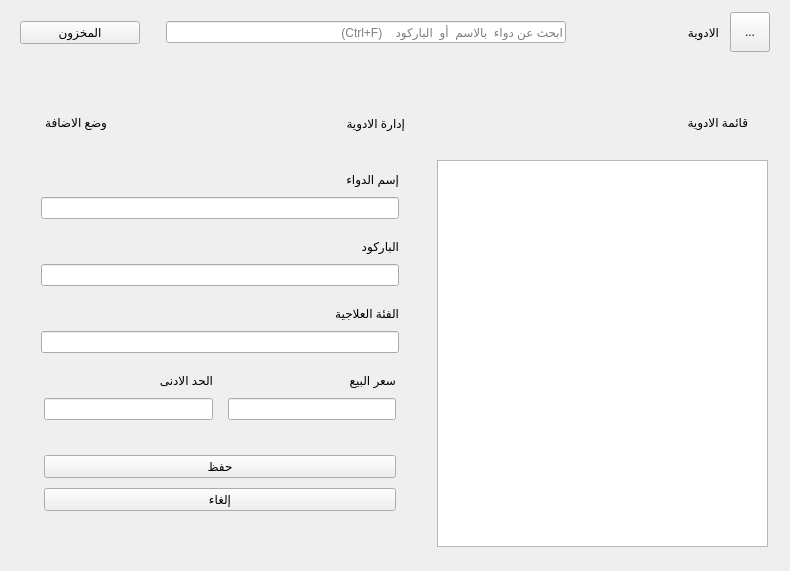
      <widget class="QWidget" name="medicines">
       <layout class="QVBoxLayout" name="verticalLayout_4">
        <property name="spacing">
         <number>0</number>
        </property>
        <property name="leftMargin">
         <number>0</number>
        </property>
        <property name="topMargin">
         <number>0</number>
        </property>
        <property name="rightMargin">
         <number>0</number>
        </property>
        <property name="bottomMargin">
         <number>0</number>
        </property>
        <item>
         <widget class="QWidget" name="navmed" native="true">
          <property name="minimumSize">
           <size>
            <width>0</width>
            <height>65</height>
           </size>
          </property>
          <property name="maximumSize">
           <size>
            <width>16777215</width>
            <height>65</height>
           </size>
          </property>
          <layout class="QHBoxLayout" name="horizontalLayout_8">
           <property name="leftMargin">
            <number>20</number>
           </property>
           <property name="rightMargin">
            <number>20</number>
           </property>
           <item>
            <widget class="QPushButton" name="btnmidadd">
             <property name="minimumSize">
              <size>
               <width>120</width>
               <height>0</height>
              </size>
             </property>
             <property name="maximumSize">
              <size>
               <width>120</width>
               <height>16777215</height>
              </size>
             </property>
             <property name="layoutDirection">
              <enum>Qt::LayoutDirection::RightToLeft</enum>
             </property>
             <property name="text">
              <string>المخزون</string>
             </property>
             <property name="icon">
              <iconset>
               <normaloff>icons/plus.svg</normaloff>icons/plus.svg</iconset>
             </property>
             <property name="shortcut">
              <string>F8</string>
             </property>
             <property name="checkable">
              <bool>true</bool>
             </property>
            </widget>
           </item>
           <item>
            <spacer name="horizontalSpacer_19">
             <property name="orientation">
              <enum>Qt::Orientation::Horizontal</enum>
             </property>
             <property name="sizeType">
              <enum>QSizePolicy::Policy::Fixed</enum>
             </property>
             <property name="sizeHint" stdset="0">
              <size>
               <width>20</width>
               <height>20</height>
              </size>
             </property>
            </spacer>
           </item>
           <item>
            <widget class="QLineEdit" name="midsearch">
             <property name="minimumSize">
              <size>
               <width>400</width>
               <height>0</height>
              </size>
             </property>
             <property name="maximumSize">
              <size>
               <width>400</width>
               <height>16777215</height>
              </size>
             </property>
             <property name="layoutDirection">
              <enum>Qt::LayoutDirection::LeftToRight</enum>
             </property>
             <property name="inputMask">
              <string/>
             </property>
             <property name="cursorPosition">
              <number>0</number>
             </property>
             <property name="alignment">
              <set>Qt::AlignmentFlag::AlignLeading|Qt::AlignmentFlag::AlignLeft|Qt::AlignmentFlag::AlignVCenter</set>
             </property>
             <property name="placeholderText">
              <string>ابحث عن دواء  بالاسم  أو  الباركود    (Ctrl+F)</string>
             </property>
            </widget>
           </item>
           <item>
            <spacer name="horizontalSpacer">
             <property name="orientation">
              <enum>Qt::Orientation::Horizontal</enum>
             </property>
             <property name="sizeHint" stdset="0">
              <size>
               <width>40</width>
               <height>20</height>
              </size>
             </property>
            </spacer>
           </item>
           <item>
            <widget class="QLabel" name="lblmid">
             <property name="text">
              <string>الادوية</string>
             </property>
            </widget>
           </item>
           <item>
            <spacer name="horizontalSpacer_3">
             <property name="orientation">
              <enum>Qt::Orientation::Horizontal</enum>
             </property>
             <property name="sizeType">
              <enum>QSizePolicy::Policy::Fixed</enum>
             </property>
             <property name="sizeHint" stdset="0">
              <size>
               <width>5</width>
               <height>20</height>
              </size>
             </property>
            </spacer>
           </item>
           <item>
            <widget class="QToolButton" name="midicon">
             <property name="minimumSize">
              <size>
               <width>40</width>
               <height>40</height>
              </size>
             </property>
             <property name="maximumSize">
              <size>
               <width>40</width>
               <height>40</height>
              </size>
             </property>
             <property name="text">
              <string>...</string>
             </property>
             <property name="icon">
              <iconset>
               <normaloff>icons/pill2.svg</normaloff>icons/pill2.svg</iconset>
             </property>
             <property name="iconSize">
              <size>
               <width>22</width>
               <height>22</height>
              </size>
             </property>
            </widget>
           </item>
          </layout>
         </widget>
        </item>
        <item>
         <widget class="QWidget" name="widget_6" native="true">
          <layout class="QHBoxLayout" name="horizontalLayout_6">
           <property name="spacing">
            <number>15</number>
           </property>
           <property name="leftMargin">
            <number>20</number>
           </property>
           <property name="topMargin">
            <number>20</number>
           </property>
           <property name="rightMargin">
            <number>20</number>
           </property>
           <property name="bottomMargin">
            <number>20</number>
           </property>
           <item>
            <widget class="QWidget" name="midform" native="true">
             <property name="minimumSize">
              <size>
               <width>400</width>
               <height>0</height>
              </size>
             </property>
             <property name="maximumSize">
              <size>
               <width>400</width>
               <height>16777215</height>
              </size>
             </property>
             <layout class="QVBoxLayout" name="verticalLayout_8">
              <property name="spacing">
               <number>6</number>
              </property>
              <property name="leftMargin">
               <number>15</number>
              </property>
              <property name="topMargin">
               <number>6</number>
              </property>
              <property name="rightMargin">
               <number>15</number>
              </property>
              <property name="bottomMargin">
               <number>0</number>
              </property>
              <item>
               <widget class="QWidget" name="midlbl" native="true">
                <property name="minimumSize">
                 <size>
                  <width>0</width>
                  <height>65</height>
                 </size>
                </property>
                <property name="maximumSize">
                 <size>
                  <width>16777215</width>
                  <height>65</height>
                 </size>
                </property>
                <layout class="QHBoxLayout" name="horizontalLayout_10">
                 <property name="rightMargin">
                  <number>0</number>
                 </property>
                 <property name="bottomMargin">
                  <number>10</number>
                 </property>
                 <item>
                  <widget class="QLabel" name="midmode">
                   <property name="sizePolicy">
                    <sizepolicy hsizetype="Preferred" vsizetype="Fixed">
                     <horstretch>0</horstretch>
                     <verstretch>0</verstretch>
                    </sizepolicy>
                   </property>
                   <property name="text">
                    <string>وضع الاضافة</string>
                   </property>
                  </widget>
                 </item>
                 <item>
                  <spacer name="horizontalSpacer_14">
                   <property name="orientation">
                    <enum>Qt::Orientation::Horizontal</enum>
                   </property>
                   <property name="sizeHint" stdset="0">
                    <size>
                     <width>254</width>
                     <height>20</height>
                    </size>
                   </property>
                  </spacer>
                 </item>
                 <item>
                  <widget class="QLabel" name="midlblform">
                   <property name="text">
                    <string>إدارة الادوية</string>
                   </property>
                  </widget>
                 </item>
                </layout>
               </widget>
              </item>
              <item>
               <widget class="QWidget" name="widget_10" native="true">
                <property name="layoutDirection">
                 <enum>Qt::LayoutDirection::LeftToRight</enum>
                </property>
                <layout class="QVBoxLayout" name="verticalLayout_9">
                 <property name="spacing">
                  <number>10</number>
                 </property>
                 <property name="leftMargin">
                  <number>0</number>
                 </property>
                 <property name="topMargin">
                  <number>0</number>
                 </property>
                 <property name="rightMargin">
                  <number>0</number>
                 </property>
                 <property name="bottomMargin">
                  <number>17</number>
                 </property>
                 <item>
                  <widget class="QWidget" name="widget_9" native="true">
                   <property name="layoutDirection">
                    <enum>Qt::LayoutDirection::LeftToRight</enum>
                   </property>
                   <layout class="QVBoxLayout" name="verticalLayout_10">
                    <property name="spacing">
                     <number>10</number>
                    </property>
                    <property name="leftMargin">
                     <number>6</number>
                    </property>
                    <property name="topMargin">
                     <number>10</number>
                    </property>
                    <property name="rightMargin">
                     <number>6</number>
                    </property>
                    <property name="bottomMargin">
                     <number>0</number>
                    </property>
                    <item>
                     <widget class="QLabel" name="midlblname">
                      <property name="layoutDirection">
                       <enum>Qt::LayoutDirection::RightToLeft</enum>
                      </property>
                      <property name="text">
                       <string>إسم الدواء</string>
                      </property>
                     </widget>
                    </item>
                    <item>
                     <widget class="QLineEdit" name="name"/>
                    </item>
                   </layout>
                  </widget>
                 </item>
                 <item>
                  <widget class="QWidget" name="widget_11" native="true">
                   <layout class="QVBoxLayout" name="verticalLayout_11">
                    <property name="spacing">
                     <number>10</number>
                    </property>
                    <property name="leftMargin">
                     <number>6</number>
                    </property>
                    <property name="topMargin">
                     <number>10</number>
                    </property>
                    <property name="rightMargin">
                     <number>6</number>
                    </property>
                    <property name="bottomMargin">
                     <number>0</number>
                    </property>
                    <item>
                     <widget class="QLabel" name="midlblbarcode">
                      <property name="text">
                       <string>الباركود</string>
                      </property>
                     </widget>
                    </item>
                    <item>
                     <widget class="QLineEdit" name="barcode"/>
                    </item>
                   </layout>
                  </widget>
                 </item>
                 <item>
                  <widget class="QWidget" name="widget_12" native="true">
                   <layout class="QVBoxLayout" name="verticalLayout_12">
                    <property name="spacing">
                     <number>10</number>
                    </property>
                    <property name="leftMargin">
                     <number>6</number>
                    </property>
                    <property name="topMargin">
                     <number>10</number>
                    </property>
                    <property name="rightMargin">
                     <number>6</number>
                    </property>
                    <property name="bottomMargin">
                     <number>0</number>
                    </property>
                    <item>
                     <widget class="QLabel" name="midlblcategory">
                      <property name="text">
                       <string>الفئة العلاجية</string>
                      </property>
                     </widget>
                    </item>
                    <item>
                     <widget class="QLineEdit" name="category"/>
                    </item>
                   </layout>
                  </widget>
                 </item>
                 <item>
                  <widget class="QWidget" name="widget_13" native="true">
                   <layout class="QHBoxLayout" name="horizontalLayout_46">
                    <property name="spacing">
                     <number>15</number>
                    </property>
                    <property name="topMargin">
                     <number>10</number>
                    </property>
                    <property name="bottomMargin">
                     <number>0</number>
                    </property>
                    <item>
                     <widget class="QWidget" name="widget_33" native="true">
                      <layout class="QVBoxLayout" name="verticalLayout_33">
                       <property name="spacing">
                        <number>10</number>
                       </property>
                       <property name="leftMargin">
                        <number>0</number>
                       </property>
                       <property name="topMargin">
                        <number>0</number>
                       </property>
                       <property name="rightMargin">
                        <number>0</number>
                       </property>
                       <property name="bottomMargin">
                        <number>0</number>
                       </property>
                       <item>
                        <widget class="QLabel" name="midlblmin_quantity">
                         <property name="text">
                          <string>الحد الادنى</string>
                         </property>
                        </widget>
                       </item>
                       <item>
                        <widget class="QLineEdit" name="min_quantity"/>
                       </item>
                      </layout>
                     </widget>
                    </item>
                    <item>
                     <widget class="QWidget" name="widget_28" native="true">
                      <layout class="QVBoxLayout" name="verticalLayout_13">
                       <property name="spacing">
                        <number>10</number>
                       </property>
                       <property name="leftMargin">
                        <number>0</number>
                       </property>
                       <property name="topMargin">
                        <number>0</number>
                       </property>
                       <property name="rightMargin">
                        <number>0</number>
                       </property>
                       <property name="bottomMargin">
                        <number>0</number>
                       </property>
                       <item>
                        <widget class="QLabel" name="midlblsale_price">
                         <property name="text">
                          <string>سعر البيع</string>
                         </property>
                        </widget>
                       </item>
                       <item>
                        <widget class="QLineEdit" name="sale_price"/>
                       </item>
                      </layout>
                     </widget>
                    </item>
                   </layout>
                  </widget>
                 </item>
                </layout>
               </widget>
              </item>
              <item>
               <widget class="QWidget" name="widget_14" native="true">
                <layout class="QVBoxLayout" name="verticalLayout_14">
                 <property name="spacing">
                  <number>10</number>
                 </property>
                 <property name="topMargin">
                  <number>12</number>
                 </property>
                 <property name="bottomMargin">
                  <number>0</number>
                 </property>
                 <item>
                  <widget class="QPushButton" name="midsave">
                   <property name="text">
                    <string>حفظ</string>
                   </property>
                  </widget>
                 </item>
                 <item>
                  <widget class="QPushButton" name="midcancel">
                   <property name="text">
                    <string>إلغاء</string>
                   </property>
                  </widget>
                 </item>
                 <item>
                  <spacer name="verticalSpacer_4">
                   <property name="orientation">
                    <enum>Qt::Orientation::Vertical</enum>
                   </property>
                   <property name="sizeHint" stdset="0">
                    <size>
                     <width>20</width>
                     <height>40</height>
                    </size>
                   </property>
                  </spacer>
                 </item>
                </layout>
               </widget>
              </item>
             </layout>
            </widget>
           </item>
           <item>
            <widget class="QStackedWidget" name="stackedWidget_2">
             <widget class="QWidget" name="midbacktable">
              <layout class="QVBoxLayout" name="verticalLayout_7">
               <property name="spacing">
                <number>0</number>
               </property>
               <property name="leftMargin">
                <number>2</number>
               </property>
               <property name="topMargin">
                <number>0</number>
               </property>
               <property name="rightMargin">
                <number>2</number>
               </property>
               <property name="bottomMargin">
                <number>4</number>
               </property>
               <item>
                <widget class="QWidget" name="widget_8" native="true">
                 <property name="minimumSize">
                  <size>
                   <width>0</width>
                   <height>75</height>
                  </size>
                 </property>
                 <property name="maximumSize">
                  <size>
                   <width>16777215</width>
                   <height>75</height>
                  </size>
                 </property>
                 <layout class="QHBoxLayout" name="horizontalLayout_7">
                  <property name="spacing">
                   <number>0</number>
                  </property>
                  <property name="leftMargin">
                   <number>0</number>
                  </property>
                  <property name="topMargin">
                   <number>0</number>
                  </property>
                  <property name="rightMargin">
                   <number>20</number>
                  </property>
                  <property name="bottomMargin">
                   <number>0</number>
                  </property>
                  <item>
                   <spacer name="horizontalSpacer_5">
                    <property name="orientation">
                     <enum>Qt::Orientation::Horizontal</enum>
                    </property>
                    <property name="sizeHint" stdset="0">
                     <size>
                      <width>249</width>
                      <height>20</height>
                     </size>
                    </property>
                   </spacer>
                  </item>
                  <item>
                   <widget class="QLabel" name="midlbltable">
                    <property name="text">
                     <string>قائمة الادوية</string>
                    </property>
                   </widget>
                  </item>
                 </layout>
                </widget>
               </item>
               <item>
                <widget class="QTableView" name="midtable">
                 <property name="layoutDirection">
                  <enum>Qt::LayoutDirection::RightToLeft</enum>
                 </property>
                </widget>
               </item>
              </layout>
             </widget>
             <widget class="QWidget" name="page_2"/>
            </widget>
           </item>
          </layout>
         </widget>
        </item>
       </layout>
      </widget>
